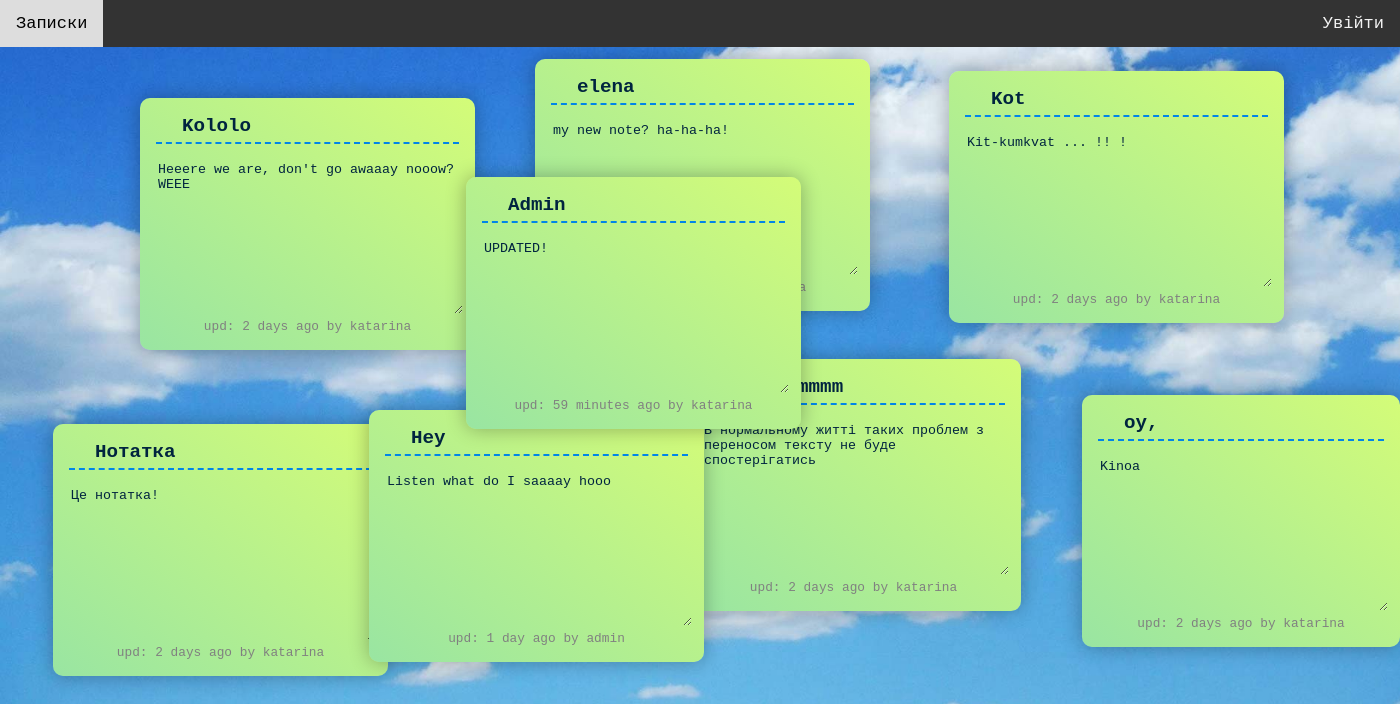
The page / on the database its author committed.
### notes/models.py (models this page shows, shortened)
class Note(models.Model):
    title = models.CharField(max_length=300, default='')
    content = models.TextField(default='')
    left = models.CharField(max_length=7, default='35vw')
    top = models.CharField(max_length=7, default='37h')
    author = models.ForeignKey(
        User, on_delete=models.CASCADE
    )
    creation_date = models.DateTimeField(auto_now_add=True, editable=False)
    def get_title_id(self):
        return f'title_{self.id}'
    def get_content_id(self):
        return f'content_{self.id}'
    def get_footer_id(self):
        return f'footer_{self.id}'
    def get_edits(self):
        return self.edit_set.all()
    def get_last_edit(self):
        edits = self.get_edits()
        if edits:
            last_edit = edits[0]
            for edit in edits:
                if edit.creation_date > last_edit.creation_date:
                    last_edit = edit
            return last_edit
    def get_save_alert_id(self):
        return f'save_alert_{self.id}'

class Edit(models.Model):
    title = models.CharField(max_length=300)
    content = models.TextField()
    note = models.ForeignKey(
        Note, on_delete=models.CASCADE
    )
    author = models.ForeignKey(
        User, on_delete=models.CASCADE
    )
    creation_date = models.DateTimeField(auto_now_add=True, editable=False)
    def when_published(self):
        now = timezone.now()
        since = now - self.creation_date
        days = since.days
        seconds = since.seconds
        if days == 0:
            if int(seconds/3600) == 1:
                return f"{int(seconds / 3600)} hour ago"
            elif seconds >= 3600:
                return f"{int(seconds/3600)} hours ago"
            elif int(seconds / 60) == 1:
                return f"{int(seconds / 60)} minute ago"
            else:
                return f"{int(seconds / 60)} minutes ago"
        elif days == 1:
            return f"{days} day ago"
        else:
            return f"{days} days ago"

### notes/views.py (the view)
# urls.py: path("", views.all_notes, name="notes"),
def all_notes(request):
    context = {'notes': Note.objects.all(),
               'user': request.user,
               'only_user': False,}
    return render(request, "all_notes.html", context)

### notes/templates/all_notes.html (shortened to what this page needs)
{% extends 'base.html' %}
{% load static %}
{% block header %}
    <link rel="stylesheet" href="{% static 'note.css' %}">
{% endblock %}
{%  block content %}
        <div id="stickies-container">
                {% for note in notes %}
                        {% if not only_user or user == note.author %}
                                <div id={{ note.id }} class="drag sticky"
                                     style="left:{{ note.left }}; top:{{ note.top }}">
                                        <h3><input type="text" name="stickytitle"
                                                   id={{ note.get_title_id }} value={{ note.title }}></h3>
                                        <p><textarea name="stickytext" id={{ note.get_content_id }}
                                                     cols="24" rows="10">{{ note.content }}</textarea></p>
                                        {% if note.get_last_edit %}
                                        <a href="{% url 'notes:details_note' note.id %}" style="text-decoration:none;">
                                                <div id={{ note.get_footer_id }}, class="update_footer">
                                                        {% if user == note.get_last_edit.author %}
                                                        <span>upd: {{ note.get_last_edit.when_published }} by you</span>
                                                        {% else %}
                                                        <span>upd: {{ note.get_last_edit.when_published }} by {{ note.get_last_edit.author }}</span>
                                                        {% endif %}
                                                </div>
                                        </a>
                                        {% endif %}
                                </div>
                        {% else %}
                         <div id={{ note.id }} class="grass_border"
                                    style="left:{{ note.left }}; top:{{ note.top }}">
                         </div>
                        {% endif %}
                {% endfor %}
        </div>
{% endblock %}

### notes/static/css/base.css (style rules this page uses)
html { box-sizing: border-box; font-family: 'Courier New', Courier, monospace; }
body { background: linear-gradient(to left bottom, #41d8dd, #5583ee); min-height: 100vh; height: 100%; margin: 0; position: relative; background-image: url("img/sky.jpg"); -webkit-background-size: cover; -moz-background-size: cover; -o-background-size: cover; background-size: cover; }
a { text-decoration: none; }

### notes/static/css/note.css (style rules this page uses)
#stickies-container { padding: 1rem; }
.drag { -webkit-touch-callout: none; -webkit-user-select: none; -khtml-user-select: none; -moz-user-select: none; -ms-user-select: none; user-select: none; }
.sticky textarea, .sticky input { width: 100%; color: black; background: transparent; border: none; outline: none; font-family: 'Courier New', Courier, monospace; color: #00243f; }
.sticky { background: linear-gradient(to left bottom, #d4fc78, #99e5a2); box-shadow: 0 0 20px rgba(0, 0, 0, 0.3); color: #00243f; cursor: grab; display: inline-block; padding: 1rem 1rem 1rem 1rem; position: absolute; border-radius: 10px; }
.sticky h3, .sticky-flexy h3 { border-bottom: dashed 2px #0085e8; margin: 0 0 1rem 0; min-height: 1.3rem; padding: 0 1.5rem 0.25rem 1.5rem; }
.sticky p, .sticky-flexy p { margin: 0; min-height: 9rem; font-size: 1rem; font-weight: 400; }
.sticky p textarea { min-height: 9rem; min-width: 17rem; }
.sticky h3 input { font-size: 1.2rem; font-weight: 600; }
.sticky_update_footer, .update_footer { font-size: 0.8rem; font-weight: 100; color: grey; text-align: center; }

### rows shown on the page
Note: stickytitle "Нотатка", stickytext "Це нотатка!", get_last_edit.when_published "2 days ago", get_last_edit.author "katarina"
Note: stickytitle "KORAmmmmmm", stickytext "В нормальному житті таких проблем з переносом тексту не буде спостерігатись", get_last_edit.when_published "2 days ago", get_last_edit.author "katarina"
Note: stickytitle "Kot", stickytext "Kit-kumkvat ... !! !", get_last_edit.when_published "2 days ago", get_last_edit.author "katarina"
Note: stickytitle "Kololo", stickytext "Heeere we are, don't go awaaay nooow? WEEE", get_last_edit.when_published "2 days ago", get_last_edit.author "katarina"
Note: stickytitle "elena", stickytext "my new note? ha-ha-ha!", get_last_edit.author "katarina"
Note: stickytitle "oy,", stickytext "Kinoa", get_last_edit.when_published "2 days ago", get_last_edit.author "katarina"
Note: stickytitle "Hey", stickytext "Listen what do I saaaay hooo", get_last_edit.when_published "1 day ago", get_last_edit.author "admin"
Note: stickytitle "Admin", stickytext "UPDATED!", get_last_edit.when_published "59 minutes ago", get_last_edit.author "katarina"
